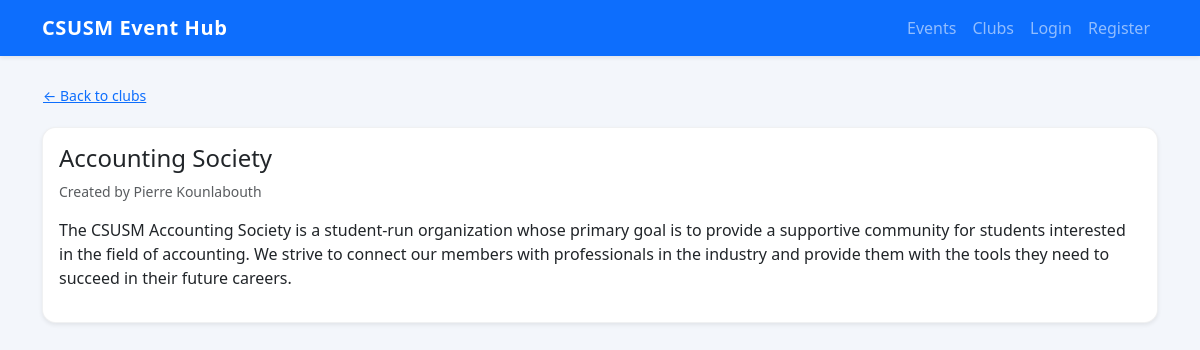
Page /clubs/2 on the committed database.
### models.py (models this page shows)
class Club(db.Model):
    id = db.Column(db.Integer, primary_key=True)
    name = db.Column(db.String(120), nullable=False)
    description = db.Column(db.Text, nullable=True)
    created_by = db.Column(db.Integer, db.ForeignKey("user.id"), nullable=False)
    events = db.relationship("Event", backref="club", lazy=True)

class User(UserMixin, db.Model):
    id = db.Column(db.Integer, primary_key=True)
    name = db.Column(db.String(80), nullable=False)
    email = db.Column(db.String(120), unique=True, nullable=False)
    password_hash = db.Column(db.String(255), nullable=False)
    events_created = db.relationship("Event", backref="creator", lazy=True)
    rsvps = db.relationship(
        "RSVP",
        back_populates="user",
        cascade="all, delete-orphan"
    )
    clubs_created = db.relationship("Club", backref="creator", lazy=True)

### app.py (the view)
@app.route("/clubs/<int:club_id>")
def club_detail(club_id):
    club = Club.query.get_or_404(club_id)
    return render_template("club_detail.html", club=club)

### templates/club_detail.html (shortened to what this page needs)
{% extends "base.html" %}
{% block content %}
<div class="mb-3">
  <a href="{{ url_for('clubs') }}" class="btn btn-link btn-sm px-0">
    ← Back to clubs
  </a>
</div>
<div class="card shadow-sm">
  <div class="card-body">
    <h1 class="h4 mb-2">{{ club.name }}</h1>
    <p class="text-muted small mb-3">
      Created by {{ club.creator.name }}
    </p>
    {% if club.description %}
      <p class="mb-3">{{ club.description }}</p>
    {% else %}
      <p class="text-muted mb-3">No description added yet.</p>
    {% endif %}
  </div>
</div>
{% endblock %}

### static/css/styles.css (style rules this page uses)
body { background: #f3f6fb; font-family: system-ui, -apple-system, BlinkMacSystemFont, "Segoe UI", sans-serif; }
h1, h2, h3, h4 { font-weight: 700; }
.card { border-radius: 0.85rem; border: 1px solid rgba(15, 23, 42, 0.06); box-shadow: 0 6px 18px rgba(15, 23, 42, 0.04); }
.btn-sm { border-radius: 999px; }

### rows in the picture
Club: name "Accounting Society", description "The CSUSM Accounting Society is a student-run organization whose primary goal is to provide a supportive community for students interested in the field of accounting. We strive to connect our members with professionals in the industry and provide them with the tools they need to succeed in their future careers."
User: creator.name "Pierre Kounlabouth"
